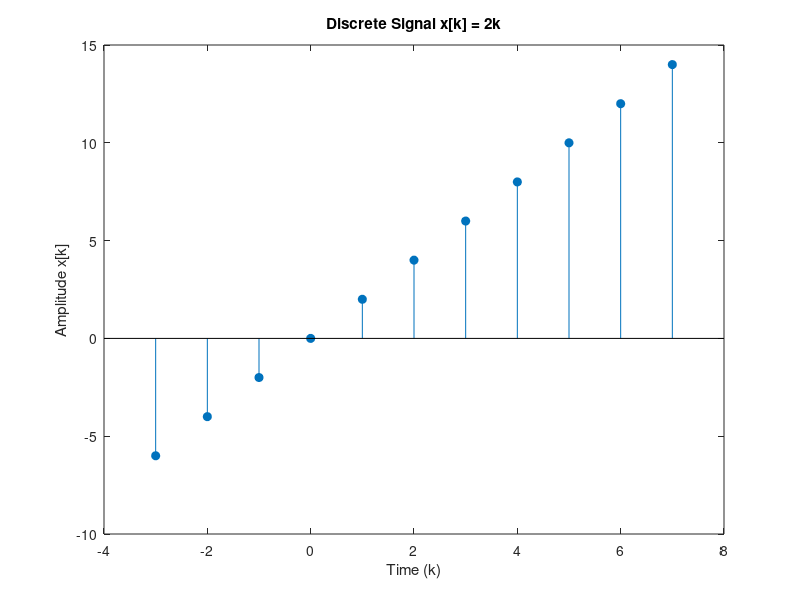

The MATLAB source for this figure: (Note: this script raises an error after producing the figure.)
%% 1. Generate discrete signal x[k]=2k, where k∈[-3,7],
% and plot it with time and amplitude labeled.

% Define the range of k, Calculate x[k] according to the formula
k = -3:7;
x = 2 * k;

% Plot the discrete signal
figure;
stem(k, x, 'filled');

% Label the time and amplitude
title('Discrete Signal x[k] = 2k');
xlabel('Time (k)');
ylabel('Amplitude x[k]');

%% 2. Use MATLAB to calculate the partial fraction expansion of 
% x(z) = (z^5-0.25z^4 -0.5z^3 -14z^2-3)/(z^5+0.6z^3 -0.7z^2 -0.14z-1.6)

% Coefficients of the numerator and denominator polynomials
num = [1 -0.25 -0.5 -14 0 -3];
den = [1 0 0.6 -0.7 -0.14 -1.6];

% Use the residue function to perform partial fraction expansion
[r, p, k] = residue(num, den);

% Initialize a symbolic variable z, Add terms of k to the fraction
syms z;
F = sum(k);

% Accumulate according to each partial fraction term
for i = 1:length(r)
    F = F + r(i)/(z - p(i));
end

F = simplify(F);  % Simplify the expression

disp(F);


%% 3. Use MATLAB to compute x[k]* h[k] using DFT, 
% Analyze the error between DFT calculation results and linear convolution calculation results,
% In one picture, respectively display the calculation results and calculation errors.
% where, x[k]={1,2,3,4,k=0,1,2,3} 
% h[k]=(1,2,1,2,1; k=0,1,2 3,4, 5)

% Define signals x[k] and h[k]
x = [1, 2, 3, 4];
h = [1, 2, 1, 2, 1];

% Compute linear convolution
y_linear = conv(x, h);

% Compute DFT convolution (circular convolution)
N = length(x) + length(h) - 1; % Select an appropriate zero-padding length
x_padded = [x, zeros(1, N-length(x))]; % Zero-pad x[k]
h_padded = [h, zeros(1, N-length(h))]; % Zero-pad h[k]

X = fft(x_padded); % Compute the DFT of x[k]
H = fft(h_padded); % Compute the DFT of h[k]
y_dft = ifft(X .* H); % Element-wise multiplication of X and H, then perform inverse DFT to get the circular convolution result

% Compute error
error = y_dft - y_linear;

% Plot
figure;
subplot(3,1,1);
stem(y_linear, 'filled');
title('Linear Convolution');
xlabel('Time (k)');
ylabel('Amplitude');

subplot(3,1,2);
stem(y_dft, 'filled');
title('DFT Convolution');
xlabel('Time (k)');
ylabel('Amplitude');

subplot(3,1,3);
stem(error, 'filled');
title('Error (DFT Convolution - Linear Convolution)');
xlabel('Time (k)');
ylabel('Amplitude');

